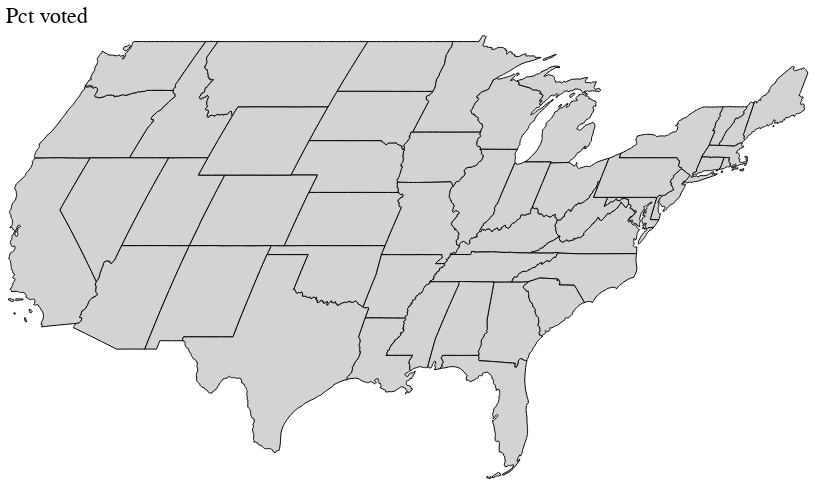

The cell this chart's notebook holds for it:
### Code cell
(pct_voted_czn).properties(title="Pct voted").configure_view(strokeWidth=0)

### Figure 1 — Vega-Lite specification as saved in the notebook (floating-point values rounded to 4 significant figures; data arrays with more than 128 entries replaced by an {"elided": "..."} marker saying what was removed)
{"config": {"view": {"width": 800, "height": 450, "strokeWidth": 0}, "background": "#ffffff", "title": {"anchor": "start", "font": "Benton Gothic Bold, sans", "fontColor": "#000000", "fontSize": 22, "fontWeight": "normal"}, "arc": {"fill": "#82c6df"}, "area": {"fill": "#82c6df"}, "line": {"stroke": "#82c6df", "strokeWidth": 3}, "path": {"stroke": "#82c6df"}, "rect": {"fill": "#82c6df"}, "shape": {"stroke": "#82c6df"}, "bar": {"fill": "#82c6df"}, "point": {"stroke": "#82c6df"}, "symbol": {"fill": "#82c6df", "size": 30}, "axis": {"titleFont": "Benton Gothic Bold, sans", "titleFontSize": 13, "titleFontWeight": "normal", "labelFont": "Benton Gothic, sans", "labelFontSize": 11.5, "labelFontWeight": "normal"}, "axisX": {"labelAngle": 0, "labelPadding": 4, "tickSize": 3}, "axisY": {"labelBaseline": "middle", "maxExtent": 45, "minExtent": 45, "tickSize": 2, "titleAlign": "left", "titleAngle": 0, "titleX": -45, "titleY": -11}, "legend": {"titleFont": "Benton Gothic Bold, sans", "titleFontSize": 13, "titleFontWeight": "normal", "symbolType": "square", "labelFont": "Benton Gothic, sans", "labelFontSize": 11.5}, "range": {"category": ["#3580b1", "#ec8431", "#ab7fb4", "#c89d29", "#adc839", "#829eb1"], "diverging": ["#e68a4f", "#f4bb6a", "#f9e39c", "#dadfe2", "#a6b7c6", "#849eae"], "heatmap": ["#fbf2c7", "#f9e39c", "#f8d36e", "#f4bb6a", "#e68a4f", "#d15a40", "#ab4232"], "ordinal": ["#fbf2c7", "#f9e39c", "#f8d36e", "#f4bb6a", "#e68a4f", "#d15a40", "#ab4232"], "ramp": ["#fbf2c7", "#f9e39c", "#f8d36e", "#f4bb6a", "#e68a4f", "#d15a40", "#ab4232"]}}, "data": {"values": [{"id": "0", "type": "Feature", "properties": {"ap": "Maine", "geoid": "23", "name": "Maine", "pct_reg": 76.5, "pct_reg_czn": 77.4, "pct_reg_czn_moe": 3.2, "pct_reg_moe": 3.2, "pct_voted": 70.5, "pct_voted_czn": 0.713, "pct_voted_czn_group": 4, "pct_voted_czn_moe": 3.4, "pct_voted_moe": 3.4, "state": "Maine", "tot_czn_pop": 1075000, "tot_pop": 1087000, "tot_reg": 832000, "tot_voted": 766000, "usps": "ME"}, "geometry": {"type": "MultiPolygon", "coordinates": {"elided": "2 rows, 518 float values in total"}}}, {"id": "1", "type": "Feature", "properties": {"ap": "Ariz.", "geoid": "04", "name": "Arizona", "pct_reg": 68.8, "pct_reg_czn": 76.4, "pct_reg_czn_moe": 2.5, "pct_reg_moe": 2.5, "pct_voted": 64.7, "pct_voted_czn": 0.719, "pct_voted_czn_group": 4, "pct_voted_czn_moe": 2.6, "pct_voted_moe": 2.6, "state": "Arizona", "tot_czn_pop": 5075000, "tot_pop": 5638000, "tot_reg": 3878000, "tot_voted": 3649000, "usps": "AZ"}, "geometry": {"type": "MultiPolygon", "coordinates": {"elided": "1x1x158x2 float values"}}}, {"id": "2", "type": "Feature", "properties": {"ap": "Ark.", "geoid": "05", "name": "Arkansas", "pct_reg": 59.6, "pct_reg_czn": 62.0, "pct_reg_czn_moe": 3.4, "pct_reg_moe": 3.4, "pct_voted": 51.9, "pct_voted_czn": 0.54, "pct_voted_czn_group": 0, "pct_voted_czn_moe": 3.5, "pct_voted_moe": 3.4, "state": "Arkansas", "tot_czn_pop": 2195000, "tot_pop": 2283000, "tot_reg": 1361000, "tot_voted": 1186000, "usps": "AR"}, "geometry": {"type": "MultiPolygon", "coordinates": {"elided": "1x1x219x2 float values"}}}, {"id": "3", "type": "Feature", "properties": {"ap": "Del.", "geoid": "10", "name": "Delaware", "pct_reg": 70.8, "pct_reg_czn": 75.1, "pct_reg_czn_moe": 3.0, "pct_reg_moe": 3.0, "pct_voted": 63.8, "pct_voted_czn": 0.677, "pct_voted_czn_group": 3, "pct_voted_czn_moe": 3.2, "pct_voted_moe": 3.2, "state": "Delaware", "tot_czn_pop": 722000, "tot_pop": 766000, "tot_reg": 542000, "tot_voted": 489000, "usps": "DE"}, "geometry": {"type": "MultiPolygon", "coordinates": [[[[-75.77, 39.72], [-75.75, 39.76], [-75.72, 39.79], [-75.66, 39.82], [-75.59, 39.83], [-75.57, 39.84], [-75.48, 39.83], [-75.42, 39.8], [-75.46, 39.77], [-75.48, 39.72], [-75.51, 39.69], [-75.54, 39.65], [-75.56, 39.63], [-75.54, 39.6], [-75.51, 39.58], [-75.53, 39.54], [-75.53, 39.5], [-75.59, 39.48], [-75.57, 39.44], [-75.52, 39.39], [-75.51, 39.37], [-75.47, 39.33], [-75.41, 39.26], [-75.39, 39.19], [-75.41, 39.13], [-75.4, 39.06], [-75.34, 39.02], [-75.31, 38.95], [-75.3, 38.94], [-75.3, 38.91], [-75.23, 38.84], [-75.16, 38.79], [-75.11, 38.78], [-75.09, 38.8], [-75.07, 38.7], [-75.05, 38.54], [-75.05, 38.45], [-75.19, 38.45], [-75.34, 38.45], [-75.48, 38.45], [-75.69, 38.46], [-75.7, 38.54], [-75.7, 38.56], [-75.71, 38.64], [-75.71, 38.64], [-75.72, 38.83], [-75.75, 39.14], [-75.76, 39.25], [-75.76, 39.3], [-75.77, 39.38], [-75.77, 39.38], [-75.79, 39.72], [-75.77, 39.72]]]]}}, {"id": "4", "type": "Feature", "properties": {"ap": "Ga.", "geoid": "13", "name": "Georgia", "pct_reg": 65.2, "pct_reg_czn": 70.7, "pct_reg_czn_moe": 2.2, "pct_reg_moe": 2.2, "pct_voted": 60.9, "pct_voted_czn": 0.661, "pct_voted_czn_group": 2, "pct_voted_czn_moe": 2.3, "pct_voted_moe": 2.2, "state": "Georgia", "tot_czn_pop": 7400000, "tot_pop": 8032000, "tot_reg": 5233000, "tot_voted": 4888000, "usps": "GA"}, "geometry": {"type": "MultiPolygon", "coordinates": {"elided": "1x1x269x2 float values"}}}, {"id": "5", "type": "Feature", "properties": {"ap": "Minn.", "geoid": "27", "name": "Minnesota", "pct_reg": 79.2, "pct_reg_czn": 82.9, "pct_reg_czn_moe": 2.4, "pct_reg_moe": 2.5, "pct_voted": 74.3, "pct_voted_czn": 0.779, "pct_voted_czn_group": 5, "pct_voted_czn_moe": 2.7, "pct_voted_moe": 2.7, "state": "Minnesota", "tot_czn_pop": 4142000, "tot_pop": 4339000, "tot_reg": 3436000, "tot_voted": 3225000, "usps": "MN"}, "geometry": {"type": "MultiPolygon", "coordinates": {"elided": "1x1x313x2 float values"}}}, {"id": "6", "type": "Feature", "properties": {"ap": "Calif.", "geoid": "06", "name": "California", "pct_reg": 59.3, "pct_reg_czn": 69.4, "pct_reg_czn_moe": 1.2, "pct_reg_moe": 1.2, "pct_voted": 55.7, "pct_voted_czn": 0.651, "pct_voted_czn_group": 2, "pct_voted_czn_moe": 1.2, "pct_voted_moe": 1.2, "state": "California", "tot_czn_pop": 25946000, "tot_pop": 30342000, "tot_reg": 18001000, "tot_voted": 16893000, "usps": "CA"}, "geometry": {"type": "MultiPolygon", "coordinates": {"elided": "6 rows, 936 float values in total"}}}, {"id": "7", "type": "Feature", "properties": {"ap": "D.C.", "geoid": "11", "name": "District of Columbia", "pct_reg": 80.5, "pct_reg_czn": 86.9, "pct_reg_czn_moe": 2.4, "pct_reg_moe": 2.7, "pct_voted": 77.8, "pct_voted_czn": 0.84, "pct_voted_czn_group": 6, "pct_voted_czn_moe": 2.6, "pct_voted_moe": 2.8, "state": "District of Columbia", "tot_czn_pop": 534000, "tot_pop": 576000, "tot_reg": 464000, "tot_voted": 448000, "usps": "DC"}, "geometry": {"type": "MultiPolygon", "coordinates": [[[[-77.12, 38.93], [-77.04, 39.0], [-77.0, 38.97], [-76.91, 38.89], [-76.98, 38.84], [-77.04, 38.79], [-77.04, 38.84], [-77.04, 38.87], [-77.09, 38.9], [-77.12, 38.93]]]]}}, {"id": "8", "type": "Feature", "properties": {"ap": "Fla.", "geoid": "12", "name": "Florida", "pct_reg": 60.9, "pct_reg_czn": 67.1, "pct_reg_czn_moe": 1.5, "pct_reg_moe": 1.5, "pct_voted": 56.4, "pct_voted_czn": 0.621, "pct_voted_czn_group": 1, "pct_voted_czn_moe": 1.6, "pct_voted_moe": 1.5, "state": "Florida", "tot_czn_pop": 15645000, "tot_pop": 17244000, "tot_reg": 10495000, "tot_voted": 9720000, "usps": "FL"}, "geometry": {"type": "MultiPolygon", "coordinates": {"elided": "4 rows, 770 float values in total"}}}, {"id": "9", "type": "Feature", "properties": {"ap": "Idaho", "geoid": "16", "name": "Idaho", "pct_reg": 65.7, "pct_reg_czn": 69.3, "pct_reg_czn_moe": 3.1, "pct_reg_moe": 3.1, "pct_voted": 61.6, "pct_voted_czn": 0.649, "pct_voted_czn_group": 2, "pct_voted_czn_moe": 3.2, "pct_voted_moe": 3.2, "state": "Idaho", "tot_czn_pop": 1299000, "tot_pop": 1370000, "tot_reg": 900000, "tot_voted": 843000, "usps": "ID"}, "geometry": {"type": "MultiPolygon", "coordinates": {"elided": "1x1x267x2 float values"}}}, {"id": "10", "type": "Feature", "properties": {"ap": "Ill.", "geoid": "17", "name": "Illinois", "pct_reg": 68.2, "pct_reg_czn": 74.4, "pct_reg_czn_moe": 1.9, "pct_reg_moe": 2.0, "pct_voted": 62.7, "pct_voted_czn": 0.684, "pct_voted_czn_group": 3, "pct_voted_czn_moe": 2.0, "pct_voted_moe": 2.0, "state": "Illinois", "tot_czn_pop": 8860000, "tot_pop": 9658000, "tot_reg": 6590000, "tot_voted": 6058000, "usps": "IL"}, "geometry": {"type": "MultiPolygon", "coordinates": {"elided": "1x1x323x2 float values"}}}, {"id": "11", "type": "Feature", "properties": {"ap": "Iowa", "geoid": "19", "name": "Iowa", "pct_reg": 73.8, "pct_reg_czn": 76.0, "pct_reg_czn_moe": 3.0, "pct_reg_moe": 3.1, "pct_voted": 68.5, "pct_voted_czn": 0.705, "pct_voted_czn_group": 3, "pct_voted_czn_moe": 3.2, "pct_voted_moe": 3.2, "state": "Iowa", "tot_czn_pop": 2293000, "tot_pop": 2361000, "tot_reg": 1742000, "tot_voted": 1618000, "usps": "IA"}, "geometry": {"type": "MultiPolygon", "coordinates": {"elided": "1x1x254x2 float values"}}}, {"id": "12", "type": "Feature", "properties": {"ap": "Ky.", "geoid": "21", "name": "Kentucky", "pct_reg": 72.4, "pct_reg_czn": 75.9, "pct_reg_czn_moe": 3.1, "pct_reg_moe": 3.2, "pct_voted": 65.3, "pct_voted_czn": 0.685, "pct_voted_czn_group": 3, "pct_voted_czn_moe": 3.4, "pct_voted_moe": 3.4, "state": "Kentucky", "tot_czn_pop": 3227000, "tot_pop": 3384000, "tot_reg": 2450000, "tot_voted": 2210000, "usps": "KY"}, "geometry": {"type": "MultiPolygon", "coordinates": {"elided": "1x1x334x2 float values"}}}, {"id": "13", "type": "Feature", "properties": {"ap": "La.", "geoid": "22", "name": "Louisiana", "pct_reg": 66.5, "pct_reg_czn": 69.3, "pct_reg_czn_moe": 3.2, "pct_reg_moe": 3.2, "pct_voted": 59.4, "pct_voted_czn": 0.619, "pct_voted_czn_group": 1, "pct_voted_czn_moe": 3.3, "pct_voted_moe": 3.3, "state": "Louisiana", "tot_czn_pop": 3299000, "tot_pop": 3438000, "tot_reg": 2286000, "tot_voted": 2041000, "usps": "LA"}, "geometry": {"type": "MultiPolygon", "coordinates": {"elided": "1x1x301x2 float values"}}}, {"id": "14", "type": "Feature", "properties": {"ap": "Md.", "geoid": "24", "name": "Maryland", "pct_reg": 73.4, "pct_reg_czn": 78.6, "pct_reg_czn_moe": 2.6, "pct_reg_moe": 2.7, "pct_voted": 68.7, "pct_voted_czn": 0.736, "pct_voted_czn_group": 4, "pct_voted_czn_moe": 2.8, "pct_voted_moe": 2.9, "state": "Maryland", "tot_czn_pop": 4303000, "tot_pop": 4606000, "tot_reg": 3383000, "tot_voted": 3166000, "usps": "MD"}, "geometry": {"type": "MultiPolygon", "coordinates": {"elided": "2 rows, 534 float values in total"}}}, {"id": "15", "type": "Feature", "properties": {"ap": "Mich.", "geoid": "26", "name": "Michigan", "pct_reg": 70.8, "pct_reg_czn": 73.8, "pct_reg_czn_moe": 2.1, "pct_reg_moe": 2.1, "pct_voted": 64.1, "pct_voted_czn": 0.669, "pct_voted_czn_group": 2, "pct_voted_czn_moe": 2.2, "pct_voted_moe": 2.2, "state": "Michigan", "tot_czn_pop": 7467000, "tot_pop": 7790000, "tot_reg": 5513000, "tot_voted": 4994000, "usps": "MI"}, "geometry": {"type": "MultiPolygon", "coordinates": {"elided": "6 rows, 954 float values in total"}}}, {"id": "16", "type": "Feature", "properties": {"ap": "Mo.", "geoid": "29", "name": "Missouri", "pct_reg": 73.1, "pct_reg_czn": 75.7, "pct_reg_czn_moe": 2.7, "pct_reg_moe": 2.7, "pct_voted": 64.5, "pct_voted_czn": 0.668, "pct_voted_czn_group": 2, "pct_voted_czn_moe": 2.9, "pct_voted_moe": 2.9, "state": "Missouri", "tot_czn_pop": 4475000, "tot_pop": 4637000, "tot_reg": 3388000, "tot_voted": 2990000, "usps": "MO"}, "geometry": {"type": "MultiPolygon", "coordinates": {"elided": "1x1x317x2 float values"}}}, {"id": "17", "type": "Feature", "properties": {"ap": "Mont.", "geoid": "30", "name": "Montana", "pct_reg": 76.6, "pct_reg_czn": 77.5, "pct_reg_czn_moe": 2.6, "pct_reg_moe": 2.6, "pct_voted": 72.6, "pct_voted_czn": 0.735, "pct_voted_czn_group": 4, "pct_voted_czn_moe": 2.8, "pct_voted_moe": 2.8, "state": "Montana", "tot_czn_pop": 827000, "tot_pop": 836000, "tot_reg": 641000, "tot_voted": 607000, "usps": "MT"}, "geometry": {"type": "MultiPolygon", "coordinates": {"elided": "1x1x245x2 float values"}}}, {"id": "18", "type": "Feature", "properties": {"ap": "N.Y.", "geoid": "36", "name": "New York", "pct_reg": 62.0, "pct_reg_czn": 70.5, "pct_reg_czn_moe": 1.7, "pct_reg_moe": 1.6, "pct_voted": 57.0, "pct_voted_czn": 0.647, "pct_voted_czn_group": 2, "pct_voted_czn_moe": 1.7, "pct_voted_moe": 1.7, "state": "New York", "tot_czn_pop": 13298000, "tot_pop": 15105000, "tot_reg": 9370000, "tot_voted": 8609000, "usps": "NY"}, "geometry": {"type": "MultiPolygon", "coordinates": {"elided": "2 rows, 672 float values in total"}}}, {"id": "19", "type": "Feature", "properties": {"ap": "Ore.", "geoid": "41", "name": "Oregon", "pct_reg": 76.9, "pct_reg_czn": 79.9, "pct_reg_czn_moe": 2.8, "pct_reg_moe": 2.9, "pct_voted": 71.3, "pct_voted_czn": 0.741, "pct_voted_czn_group": 4, "pct_voted_czn_moe": 3.0, "pct_voted_moe": 3.1, "state": "Oregon", "tot_czn_pop": 3242000, "tot_pop": 3369000, "tot_reg": 2590000, "tot_voted": 2402000, "usps": "OR"}, "geometry": {"type": "MultiPolygon", "coordinates": {"elided": "1x1x254x2 float values"}}}, {"id": "20", "type": "Feature", "properties": {"ap": "Tenn.", "geoid": "47", "name": "Tennessee", "pct_reg": 70.8, "pct_reg_czn": 74.3, "pct_reg_czn_moe": 2.5, "pct_reg_moe": 2.6, "pct_voted": 63.3, "pct_voted_czn": 0.664, "pct_voted_czn_group": 2, "pct_voted_czn_moe": 2.7, "pct_voted_moe": 2.7, "state": "Tennessee", "tot_czn_pop": 5038000, "tot_pop": 5283000, "tot_reg": 3742000, "tot_voted": 3346000, "usps": "TN"}, "geometry": {"type": "MultiPolygon", "coordinates": {"elided": "1x1x250x2 float values"}}}, {"id": "21", "type": "Feature", "properties": {"ap": "Texas", "geoid": "48", "name": "Texas", "pct_reg": 62.1, "pct_reg_czn": 71.8, "pct_reg_czn_moe": 1.4, "pct_reg_moe": 1.4, "pct_voted": 55.3, "pct_voted_czn": 0.639, "pct_voted_czn_group": 1, "pct_voted_czn_moe": 1.5, "pct_voted_moe": 1.4, "state": "Texas", "tot_czn_pop": 18581000, "tot_pop": 21485000, "tot_reg": 13343000, "tot_voted": 11874000, "usps": "TX"}, "geometry": {"type": "MultiPolygon", "coordinates": {"elided": "1x1x556x2 float values"}}}, {"id": "22", "type": "Feature", "properties": {"ap": "Va.", "geoid": "51", "name": "Virginia", "pct_reg": 70.1, "pct_reg_czn": 76.0, "pct_reg_czn_moe": 2.3, "pct_reg_moe": 2.4, "pct_voted": 66.0, "pct_voted_czn": 0.715, "pct_voted_czn_group": 4, "pct_voted_czn_moe": 2.4, "pct_voted_moe": 2.5, "state": "Virginia", "tot_czn_pop": 5974000, "tot_pop": 6481000, "tot_reg": 4541000, "tot_voted": 4275000, "usps": "VA"}, "geometry": {"type": "MultiPolygon", "coordinates": {"elided": "2 rows, 652 float values in total"}}}, {"id": "23", "type": "Feature", "properties": {"ap": "Wis.", "geoid": "55", "name": "Wisconsin", "pct_reg": 74.7, "pct_reg_czn": 76.7, "pct_reg_czn_moe": 2.6, "pct_reg_moe": 2.7, "pct_voted": 71.7, "pct_voted_czn": 0.736, "pct_voted_czn_group": 4, "pct_voted_czn_moe": 2.7, "pct_voted_moe": 2.8, "state": "Wisconsin", "tot_czn_pop": 4421000, "tot_pop": 4538000, "tot_reg": 3391000, "tot_voted": 3253000, "usps": "WI"}, "geometry": {"type": "MultiPolygon", "coordinates": {"elided": "3 rows, 664 float values in total"}}}, {"id": "24", "type": "Feature", "properties": {"ap": "S.D.", "geoid": "46", "name": "South Dakota", "pct_reg": 66.3, "pct_reg_czn": 67.4, "pct_reg_czn_moe": 3.4, "pct_reg_moe": 3.4, "pct_voted": 57.7, "pct_voted_czn": 0.585, "pct_voted_czn_group": 0, "pct_voted_czn_moe": 3.5, "pct_voted_moe": 3.5, "state": "South Dakota", "tot_czn_pop": 649000, "tot_pop": 659000, "tot_reg": 437000, "tot_voted": 380000, "usps": "SD"}, "geometry": {"type": "MultiPolygon", "coordinates": {"elided": "1x1x188x2 float values"}}}, {"id": "25", "type": "Feature", "properties": {"ap": "Utah", "geoid": "49", "name": "Utah", "pct_reg": 63.3, "pct_reg_czn": 67.4, "pct_reg_czn_moe": 2.7, "pct_reg_moe": 2.7, "pct_voted": 59.7, "pct_voted_czn": 0.636, "pct_voted_czn_group": 1, "pct_voted_czn_moe": 2.8, "pct_voted_moe": 2.8, "state": "Utah", "tot_czn_pop": 2178000, "tot_pop": 2320000, "tot_reg": 1468000, "tot_voted": 1386000, "usps": "UT"}, "geometry": {"type": "MultiPolygon", "coordinates": {"elided": "1x1x96x2 float values"}}}, {"id": "26", "type": "Feature", "properties": {"ap": "Ind.", "geoid": "18", "name": "Indiana", "pct_reg": 67.0, "pct_reg_czn": 69.3, "pct_reg_czn_moe": 2.7, "pct_reg_moe": 2.7, "pct_voted": 58.9, "pct_voted_czn": 0.61, "pct_voted_czn_group": 1, "pct_voted_czn_moe": 2.8, "pct_voted_moe": 2.8, "state": "Indiana", "tot_czn_pop": 4921000, "tot_pop": 5096000, "tot_reg": 3412000, "tot_voted": 3002000, "usps": "IN"}, "geometry": {"type": "MultiPolygon", "coordinates": {"elided": "1x1x219x2 float values"}}}, {"id": "27", "type": "Feature", "properties": {"ap": "Mass.", "geoid": "25", "name": "Massachusetts", "pct_reg": 64.3, "pct_reg_czn": 72.4, "pct_reg_czn_moe": 2.6, "pct_reg_moe": 2.6, "pct_voted": 58.9, "pct_voted_czn": 0.663, "pct_voted_czn_group": 2, "pct_voted_czn_moe": 2.7, "pct_voted_moe": 2.7, "state": "Massachusetts", "tot_czn_pop": 4897000, "tot_pop": 5514000, "tot_reg": 3546000, "tot_voted": 3249000, "usps": "MA"}, "geometry": {"type": "MultiPolygon", "coordinates": {"elided": "3 rows, 436 float values in total"}}}, {"id": "28", "type": "Feature", "properties": {"ap": "Miss.", "geoid": "28", "name": "Mississippi", "pct_reg": 79.1, "pct_reg_czn": 80.4, "pct_reg_czn_moe": 2.7, "pct_reg_moe": 2.8, "pct_voted": 69.2, "pct_voted_czn": 0.703, "pct_voted_czn_group": 3, "pct_voted_czn_moe": 3.2, "pct_voted_moe": 3.2, "state": "Mississippi", "tot_czn_pop": 2177000, "tot_pop": 2212000, "tot_reg": 1749000, "tot_voted": 1531000, "usps": "MS"}, "geometry": {"type": "MultiPolygon", "coordinates": {"elided": "1x1x227x2 float values"}}}, {"id": "29", "type": "Feature", "properties": {"ap": "Neb.", "geoid": "31", "name": "Nebraska", "pct_reg": 67.7, "pct_reg_czn": 70.9, "pct_reg_czn_moe": 3.4, "pct_reg_moe": 3.4, "pct_voted": 62.2, "pct_voted_czn": 0.652, "pct_voted_czn_group": 2, "pct_voted_czn_moe": 3.5, "pct_voted_moe": 3.5, "state": "Nebraska", "tot_czn_pop": 1369000, "tot_pop": 1435000, "tot_reg": 971000, "tot_voted": 892000, "usps": "NE"}, "geometry": {"type": "MultiPolygon", "coordinates": {"elided": "1x1x207x2 float values"}}}, {"id": "30", "type": "Feature", "properties": {"ap": "N.M.", "geoid": "35", "name": "New Mexico", "pct_reg": 63.9, "pct_reg_czn": 68.6, "pct_reg_czn_moe": 3.0, "pct_reg_moe": 3.0, "pct_voted": 58.3, "pct_voted_czn": 0.626, "pct_voted_czn_group": 1, "pct_voted_czn_moe": 3.2, "pct_voted_moe": 3.1, "state": "New Mexico", "tot_czn_pop": 1498000, "tot_pop": 1610000, "tot_reg": 1028000, "tot_voted": 938000, "usps": "NM"}, "geometry": {"type": "MultiPolygon", "coordinates": {"elided": "1x1x110x2 float values"}}}, {"id": "31", "type": "Feature", "properties": {"ap": "N.C.", "geoid": "37", "name": "North Carolina", "pct_reg": 63.6, "pct_reg_czn": 69.8, "pct_reg_czn_moe": 2.2, "pct_reg_moe": 2.2, "pct_voted": 58.9, "pct_voted_czn": 0.647, "pct_voted_czn_group": 2, "pct_voted_czn_moe": 2.3, "pct_voted_moe": 2.3, "state": "North Carolina", "tot_czn_pop": 7391000, "tot_pop": 8113000, "tot_reg": 5161000, "tot_voted": 4780000, "usps": "NC"}, "geometry": {"type": "MultiPolygon", "coordinates": {"elided": "1x1x225x2 float values"}}}, {"id": "32", "type": "Feature", "properties": {"ap": "R.I.", "geoid": "44", "name": "Rhode Island", "pct_reg": 68.5, "pct_reg_czn": 74.1, "pct_reg_czn_moe": 3.2, "pct_reg_moe": 3.2, "pct_voted": 61.3, "pct_voted_czn": 0.663, "pct_voted_czn_group": 2, "pct_voted_czn_moe": 3.4, "pct_voted_moe": 3.4, "state": "Rhode Island", "tot_czn_pop": 776000, "tot_pop": 840000, "tot_reg": 575000, "tot_voted": 515000, "usps": "RI"}, "geometry": {"type": "MultiPolygon", "coordinates": [[[[-71.63, 41.17], [-71.59, 41.24], [-71.55, 41.24], [-71.53, 41.18], [-71.52, 41.15], [-71.59, 41.15], [-71.63, 41.17]]], [[[-71.86, 41.32], [-71.84, 41.35], [-71.84, 41.41], [-71.8, 41.42], [-71.79, 41.55], [-71.79, 41.6], [-71.79, 41.6], [-71.79, 41.64], [-71.79, 41.72], [-71.79, 41.72], [-71.79, 41.81], [-71.8, 42.01], [-71.61, 42.01], [-71.59, 42.01], [-71.56, 42.01], [-71.5, 42.02], [-71.46, 42.02], [-71.38, 42.02], [-71.38, 41.99], [-71.38, 41.95], [-71.38, 41.89], [-71.34, 41.89], [-71.34, 41.83], [-71.33, 41.78], [-71.32, 41.78], [-71.26, 41.75], [-71.21, 41.69], [-71.2, 41.68], [-71.2, 41.68], [-71.13, 41.66], [-71.14, 41.6], [-71.12, 41.5], [-71.14, 41.49], [-71.19, 41.46], [-71.21, 41.47], [-71.24, 41.48], [-71.25, 41.48], [-71.29, 41.49], [-71.31, 41.45], [-71.35, 41.45], [-71.39, 41.46], [-71.42, 41.46], [-71.43, 41.45], [-71.46, 41.41], [-71.48, 41.37], [-71.56, 41.37], [-71.62, 41.36], [-71.7, 41.34], [-71.73, 41.33], [-71.79, 41.33], [-71.86, 41.31], [-71.86, 41.32]]]]}}, {"id": "33", "type": "Feature", "properties": {"ap": "Ohio", "geoid": "39", "name": "Ohio", "pct_reg": 75.2, "pct_reg_czn": 77.0, "pct_reg_czn_moe": 1.8, "pct_reg_moe": 1.9, "pct_voted": 68.5, "pct_voted_czn": 0.701, "pct_voted_czn_group": 3, "pct_voted_czn_moe": 2.0, "pct_voted_moe": 2.0, "state": "Ohio", "tot_czn_pop": 8740000, "tot_pop": 8951000, "tot_reg": 6733000, "tot_voted": 6128000, "usps": "OH"}, "geometry": {"type": "MultiPolygon", "coordinates": {"elided": "2 rows, 472 float values in total"}}}, {"id": "34", "type": "Feature", "properties": {"ap": "Okla.", "geoid": "40", "name": "Oklahoma", "pct_reg": 64.0, "pct_reg_czn": 67.3, "pct_reg_czn_moe": 3.5, "pct_reg_moe": 3.5, "pct_voted": 55.5, "pct_voted_czn": 0.583, "pct_voted_czn_group": 0, "pct_voted_czn_moe": 3.7, "pct_voted_moe": 3.6, "state": "Oklahoma", "tot_czn_pop": 2800000, "tot_pop": 2942000, "tot_reg": 1884000, "tot_voted": 1631000, "usps": "OK"}, "geometry": {"type": "MultiPolygon", "coordinates": {"elided": "1x1x236x2 float values"}}}, {"id": "35", "type": "Feature", "properties": {"ap": "S.C.", "geoid": "45", "name": "South Carolina", "pct_reg": 67.7, "pct_reg_czn": 70.0, "pct_reg_czn_moe": 3.0, "pct_reg_moe": 3.0, "pct_voted": 61.3, "pct_voted_czn": 0.634, "pct_voted_czn_group": 1, "pct_voted_czn_moe": 3.1, "pct_voted_moe": 3.1, "state": "South Carolina", "tot_czn_pop": 3878000, "tot_pop": 4010000, "tot_reg": 2713000, "tot_voted": 2459000, "usps": "SC"}, "geometry": {"type": "MultiPolygon", "coordinates": {"elided": "1x1x193x2 float values"}}}, {"id": "36", "type": "Feature", "properties": {"ap": "Colo.", "geoid": "08", "name": "Colorado", "pct_reg": 66.2, "pct_reg_czn": 71.3, "pct_reg_czn_moe": 2.9, "pct_reg_moe": 2.9, "pct_voted": 62.7, "pct_voted_czn": 0.676, "pct_voted_czn_group": 3, "pct_voted_czn_moe": 3.0, "pct_voted_moe": 3.0, "state": "Colorado", "tot_czn_pop": 4200000, "tot_pop": 4525000, "tot_reg": 2993000, "tot_voted": 2837000, "usps": "CO"}, "geometry": {"type": "MultiPolygon", "coordinates": {"elided": "1x1x99x2 float values"}}}, {"id": "37", "type": "Feature", "properties": {"ap": "Kan.", "geoid": "20", "name": "Kansas", "pct_reg": 64.8, "pct_reg_czn": 70.8, "pct_reg_czn_moe": 3.5, "pct_reg_moe": 3.5, "pct_voted": 60.1, "pct_voted_czn": 0.657, "pct_voted_czn_group": 2, "pct_voted_czn_moe": 3.7, "pct_voted_moe": 3.6, "state": "Kansas", "tot_czn_pop": 1975000, "tot_pop": 2157000, "tot_reg": 1398000, "tot_voted": 1297000, "usps": "KS"}, "geometry": {"type": "MultiPolygon", "coordinates": {"elided": "1x1x171x2 float values"}}}, {"id": "38", "type": "Feature", "properties": {"ap": "Conn.", "geoid": "09", "name": "Connecticut", "pct_reg": 66.6, "pct_reg_czn": 73.3, "pct_reg_czn_moe": 3.2, "pct_reg_moe": 3.2, "pct_voted": 60.5, "pct_voted_czn": 0.666, "pct_voted_czn_group": 2, "pct_voted_czn_moe": 3.4, "pct_voted_moe": 3.3, "state": "Connecticut", "tot_czn_pop": 2524000, "tot_pop": 2777000, "tot_reg": 1850000, "tot_voted": 1681000, "usps": "CT"}, "geometry": {"type": "MultiPolygon", "coordinates": {"elided": "1x1x98x2 float values"}}}, {"id": "39", "type": "Feature", "properties": {"ap": "Nev.", "geoid": "32", "name": "Nevada", "pct_reg": 60.6, "pct_reg_czn": 66.2, "pct_reg_czn_moe": 3.3, "pct_reg_moe": 3.2, "pct_voted": 56.3, "pct_voted_czn": 0.615, "pct_voted_czn_group": 1, "pct_voted_czn_moe": 3.4, "pct_voted_moe": 3.3, "state": "Nevada", "tot_czn_pop": 2198000, "tot_pop": 2402000, "tot_reg": 1455000, "tot_voted": 1351000, "usps": "NV"}, "geometry": {"type": "MultiPolygon", "coordinates": {"elided": "1x1x143x2 float values"}}}, {"id": "40", "type": "Feature", "properties": {"ap": "Wash.", "geoid": "53", "name": "Washington", "pct_reg": 67.2, "pct_reg_czn": 74.8, "pct_reg_czn_moe": 2.4, "pct_reg_moe": 2.5, "pct_voted": 64.3, "pct_voted_czn": 0.715, "pct_voted_czn_group": 4, "pct_voted_czn_moe": 2.5, "pct_voted_moe": 2.6, "state": "Washington", "tot_czn_pop": 5389000, "tot_pop": 5993000, "tot_reg": 4029000, "tot_voted": 3854000, "usps": "WA"}, "geometry": {"type": "MultiPolygon", "coordinates": {"elided": "2 rows, 474 float values in total"}}}, {"id": "41", "type": "Feature", "properties": {"ap": "W.Va.", "geoid": "54", "name": "West Virginia", "pct_reg": 66.4, "pct_reg_czn": 67.3, "pct_reg_czn_moe": 3.4, "pct_reg_moe": 3.4, "pct_voted": 55.3, "pct_voted_czn": 0.561, "pct_voted_czn_group": 0, "pct_voted_czn_moe": 3.6, "pct_voted_moe": 3.6, "state": "West Virginia", "tot_czn_pop": 1379000, "tot_pop": 1397000, "tot_reg": 928000, "tot_voted": 773000, "usps": "WV"}, "geometry": {"type": "MultiPolygon", "coordinates": {"elided": "1x1x242x2 float values"}}}, {"id": "42", "type": "Feature", "properties": {"ap": "Wyo.", "geoid": "56", "name": "Wyoming", "pct_reg": 67.9, "pct_reg_czn": 69.3, "pct_reg_czn_moe": 3.4, "pct_reg_moe": 3.4, "pct_voted": 64.1, "pct_voted_czn": 0.655, "pct_voted_czn_group": 2, "pct_voted_czn_moe": 3.5, "pct_voted_moe": 3.5, "state": "Wyoming", "tot_czn_pop": 427000, "tot_pop": 436000, "tot_reg": 296000, "tot_voted": 280000, "usps": "WY"}, "geometry": {"type": "MultiPolygon", "coordinates": {"elided": "1x1x97x2 float values"}}}, {"id": "43", "type": "Feature", "properties": {"ap": "Ala.", "geoid": "01", "name": "Alabama", "pct_reg": 67.0, "pct_reg_czn": 68.0, "pct_reg_czn_moe": 3.1, "pct_reg_moe": 3.1, "pct_voted": 59.6, "pct_voted_czn": 0.605, "pct_voted_czn_group": 1, "pct_voted_czn_moe": 3.3, "pct_voted_moe": 3.3, "state": "Alabama", "tot_czn_pop": 3716000, "tot_pop": 3769000, "tot_reg": 2527000, "tot_voted": 2247000, "usps": "AL"}, "geometry": {"type": "MultiPolygon", "coordinates": {"elided": "1x1x182x2 float values"}}}, {"id": "44", "type": "Feature", "properties": {"ap": "N.H.", "geoid": "33", "name": "New Hampshire", "pct_reg": 76.6, "pct_reg_czn": 78.3, "pct_reg_czn_moe": 2.8, "pct_reg_moe": 2.9, "pct_voted": 72.4, "pct_voted_czn": 0.74, "pct_voted_czn_group": 4, "pct_voted_czn_moe": 3.0, "pct_voted_moe": 3.0, "state": "New Hampshire", "tot_czn_pop": 1077000, "tot_pop": 1101000, "tot_reg": 843000, "tot_voted": 797000, "usps": "NH"}, "geometry": {"type": "MultiPolygon", "coordinates": {"elided": "1x1x132x2 float values"}}}, {"id": "45", "type": "Feature", "properties": {"ap": "N.J.", "geoid": "34", "name": "New Jersey", "pct_reg": 73.6, "pct_reg_czn": 84.6, "pct_reg_czn_moe": 1.9, "pct_reg_moe": 2.2, "pct_voted": 68.2, "pct_voted_czn": 0.783, "pct_voted_czn_group": 5, "pct_voted_czn_moe": 2.2, "pct_voted_moe": 2.3, "state": "New Jersey", "tot_czn_pop": 5921000, "tot_pop": 6801000, "tot_reg": 5008000, "tot_voted": 4638000, "usps": "NJ"}, "geometry": {"type": "MultiPolygon", "coordinates": {"elided": "1x1x166x2 float values"}}}, {"id": "46", "type": "Feature", "properties": {"ap": "N.D.", "geoid": "38", "name": "North Dakota", "pct_reg": 75.2, "pct_reg_czn": 77.3, "pct_reg_czn_moe": 2.9, "pct_reg_moe": 2.9, "pct_voted": 65.3, "pct_voted_czn": 0.671, "pct_voted_czn_group": 2, "pct_voted_czn_moe": 3.2, "pct_voted_moe": 3.2, "state": "North Dakota", "tot_czn_pop": 556000, "tot_pop": 571000, "tot_reg": 429000, "tot_voted": 373000, "usps": "ND"}, "geometry": {"type": "MultiPolygon", "coordinates": {"elided": "1x1x129x2 float values"}}}, {"id": "47", "type": "Feature", "properties": {"ap": "Pa.", "geoid": "42", "name": "Pennsylvania", "pct_reg": 74.1, "pct_reg_czn": 76.3, "pct_reg_czn_moe": 1.8, "pct_reg_moe": 1.8, "pct_voted": 68.2, "pct_voted_czn": 0.702, "pct_voted_czn_group": 3, "pct_voted_czn_moe": 1.9, "pct_voted_moe": 1.9, "state": "Pennsylvania", "tot_czn_pop": 9621000, "tot_pop": 9902000, "tot_reg": 7337000, "tot_voted": 6756000, "usps": "PA"}, "geometry": {"type": "MultiPolygon", "coordinates": {"elided": "1x1x180x2 float values"}}}, {"id": "48", "type": "Feature", "properties": {"ap": "Vt.", "geoid": "50", "name": "Vermont", "pct_reg": 72.0, "pct_reg_czn": 73.0, "pct_reg_czn_moe": 3.4, "pct_reg_moe": 3.4, "pct_voted": 67.5, "pct_voted_czn": 0.684, "pct_voted_czn_group": 3, "pct_voted_czn_moe": 3.6, "pct_voted_moe": 3.6, "state": "Vermont", "tot_czn_pop": 500000, "tot_pop": 507000, "tot_reg": 365000, "tot_voted": 342000, "usps": "VT"}, "geometry": {"type": "MultiPolygon", "coordinates": {"elided": "1x1x130x2 float values"}}}]}, "mark": {"type": "geoshape", "fill": "lightgray", "stroke": "black"}, "encoding": {"color": {"type": "nominal", "field": "properties.pct_voted_czn_group", "legend": null, "scale": {"domain": [0, 1, 2, 3, 4, 5, 6], "range": ["#edefee", "#dadfe2", "#c4ccd2", "#a6b7c6", "#849eae", "#607785", "#47525d"]}}}, "title": "Pct voted", "$schema": "https://vega.github.io/schema/vega-lite/v4.0.2.json"}
